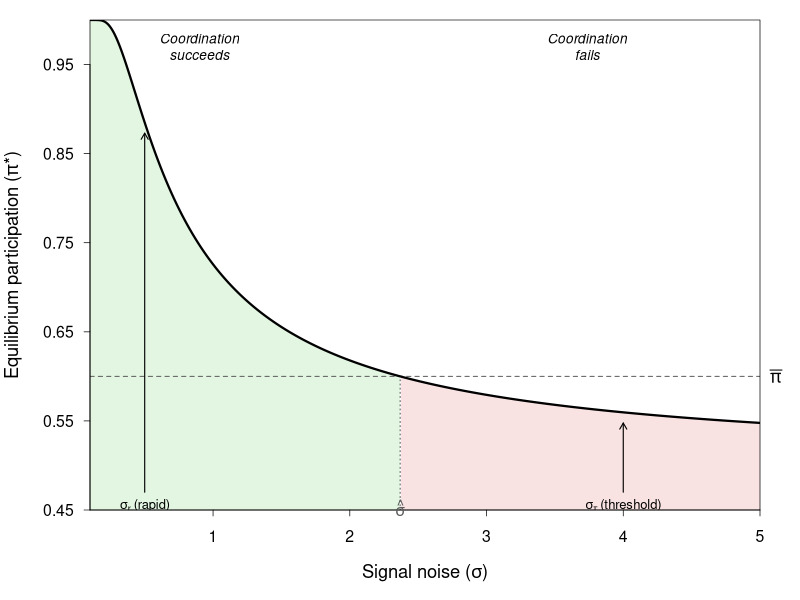

Here is the R script that generated this plot:
omega_0 <- 1.0
omega_star <- 0.4
pi_bar <- 0.6
sigma <- seq(0.1, 5, length.out = 1000)
pi_star <- 1 - pnorm((omega_star - omega_0) / sigma)
sigma_hat <- (omega_star - omega_0) / qnorm(1 - pi_bar)

pdf("figures/fig_threshold_plot.pdf", width = 6, height = 4, family = "serif")
par(mar = c(4.5, 4.5, 1.0, 2.0), mgp = c(3, 0.8, 0))
y_lo <- 0.45; y_hi <- 1.0
plot(NULL, xlim = c(0.1, 5), ylim = c(y_lo, y_hi),
     xlab = "", ylab = "", axes = FALSE, xaxs = "i", yaxs = "i")

idx_left <- sigma <= sigma_hat
polygon(x = c(sigma[idx_left], rev(sigma[idx_left])),
        y = c(rep(y_lo, sum(idx_left)), rev(pi_star[idx_left])),
        col = rgb(0.75, 0.92, 0.75, 0.45), border = NA)
idx_right <- sigma >= sigma_hat
polygon(x = c(sigma[idx_right], rev(sigma[idx_right])),
        y = c(rep(y_lo, sum(idx_right)), rev(pi_star[idx_right])),
        col = rgb(0.95, 0.75, 0.75, 0.45), border = NA)

segments(x0 = par("usr")[1], y0 = pi_bar, x1 = par("usr")[2], y1 = pi_bar,
         lty = 2, lwd = 1.0, col = "grey35")
segments(x0 = sigma_hat, y0 = y_lo, y1 = pi_bar, lty = 3, lwd = 1.0, col = "grey35")
lines(sigma, pi_star, lwd = 2.2, col = "black")

axis(1, at = 0:5, cex.axis = 0.95, tcl = -0.3, lwd = 0.7)
axis(2, at = seq(y_lo, y_hi, by = 0.1), las = 1, cex.axis = 0.95, tcl = -0.3, lwd = 0.7)
box(lwd = 0.7)
mtext(expression("Signal noise (" * sigma * ")"), side = 1, line = 2.8, cex = 1.1)
mtext(expression("Equilibrium participation (" * pi * "*)"), side = 2, line = 3.2, cex = 1.1)
mtext(expression(bar(pi)), side = 4, at = pi_bar, las = 1, line = 0.5, cex = 1.05)
mtext(expression(hat(sigma)), side = 1, at = sigma_hat, line = -0.5, cex = 0.95, col = "grey35")

text(x = sigma_hat * 0.38, y = 0.97, labels = "Coordination\nsucceeds",
     cex = 0.82, font = 3, adj = 0.5)
text(x = sigma_hat + (5 - sigma_hat) * 0.52, y = 0.97, labels = "Coordination\nfails",
     cex = 0.82, font = 3, adj = 0.5)

sigma_r_pos <- 0.5
arrows(x0 = sigma_r_pos, y0 = y_lo + 0.02,
       x1 = sigma_r_pos, y1 = 1 - pnorm((omega_star - omega_0) / sigma_r_pos) - 0.012,
       length = 0.07, lwd = 1.1)
text(x = sigma_r_pos, y = y_lo + 0.005, labels = expression(sigma[r] ~ "(rapid)"),
     cex = 0.78, adj = 0.5)

sigma_tau_pos <- 4.0
arrows(x0 = sigma_tau_pos, y0 = y_lo + 0.02,
       x1 = sigma_tau_pos, y1 = 1 - pnorm((omega_star - omega_0) / sigma_tau_pos) - 0.012,
       length = 0.07, lwd = 1.1)
text(x = sigma_tau_pos, y = y_lo + 0.005, labels = expression(sigma[tau] ~ "(threshold)"),
     cex = 0.78, adj = 0.5)
dev.off()
